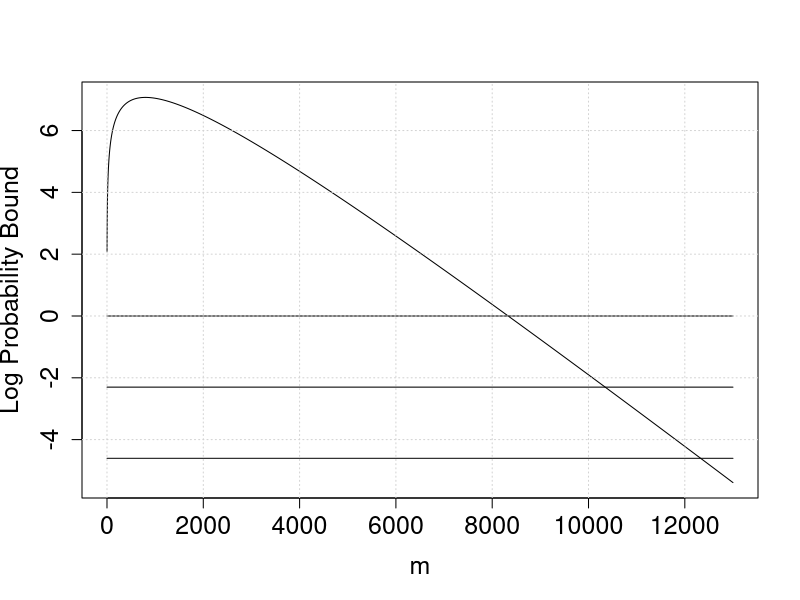
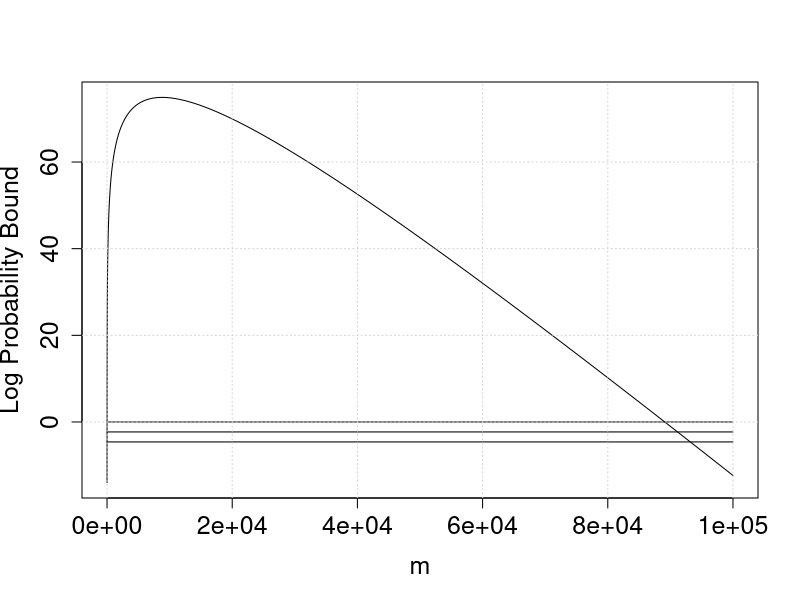
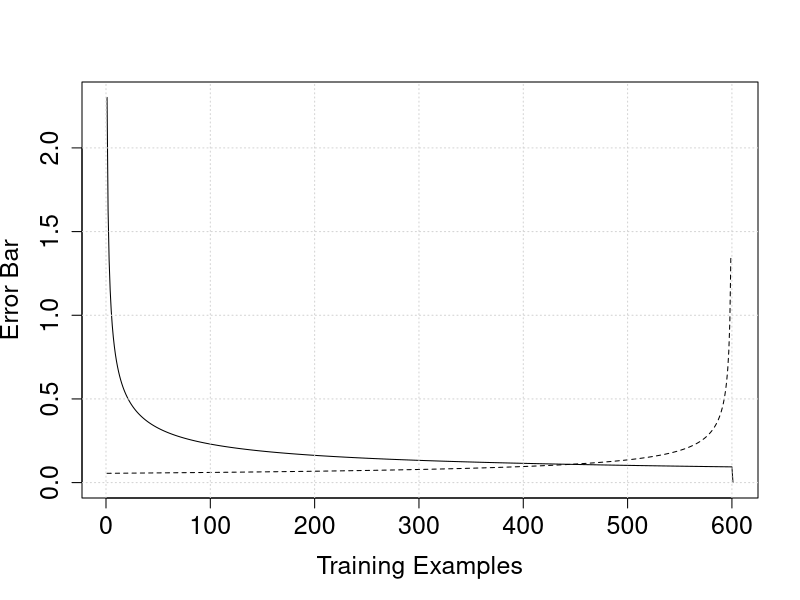
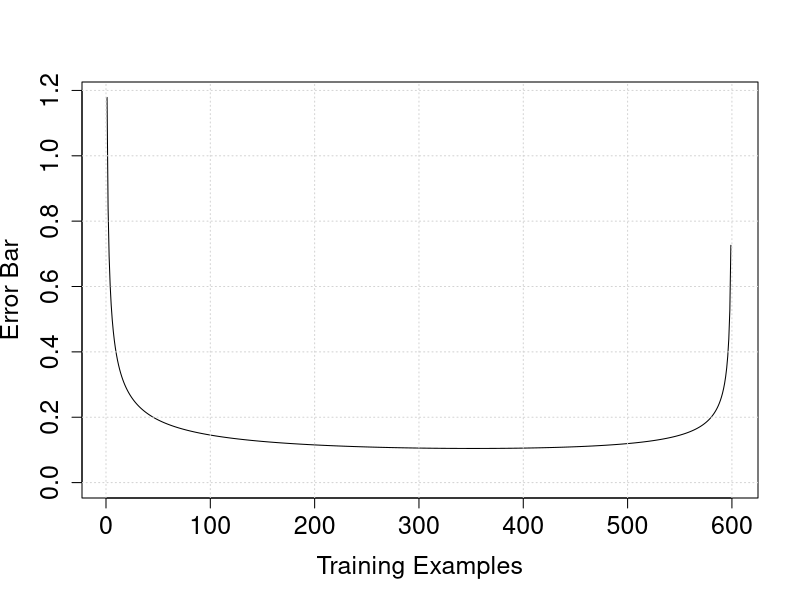

Write R code to recreate these figures, in order.
## Stats 231C - HW 1
## Peter Racioppo

## Problem 3.

e = 2.71828
n = 4
d = n*(n-1)/2 + n + 1
epsilon = 0.1

f_Bound1  <- function(e,m,epsilon){
  Pi_H = m+1
  Exp = 4*exp(-m*epsilon^2/8)
  return(Pi_H*Exp)
}

f_Bound2  <- function(e,m,epsilon){
  Pi_H = (e*m/d)^d
  Exp = 4*exp(-m*epsilon^2/8)
  return(Pi_H*Exp)
}

x1 = 1:13000
Bound1 = x1*0
for(m in x1){
  Bound1[m] = f_Bound1(e,m,epsilon)
}

plot(x1,log(Bound1),type='l',cex.axis=1.5,xlab="",ylab="")
mtext(side=2, line=3, "Log Probability Bound", cex=1.5)
mtext(side=1, line=3, "m", cex=1.5)
lines(x1,x1*log(0+1))
lines(x1,x1*0+log(0.1))
lines(x1,x1*0+log(0.01))
grid()

m_bound1a = which(log(Bound1[5:length(x1)]) < log(1))[1]
m_bound1b = which(log(Bound1[5:length(x1)]) < log(0.1))[1]
m_bound1c = which(log(Bound1[5:length(x1)]) < log(0.01))[1]

m_bound1a # 8,328
m_bound1b # 10,343
m_bound1c # 12,326

# ==================================

x2 = 1:100000
Bound2 = x2*0
for(m in x2){
  Bound2[m] = f_Bound2(e,m,epsilon)
}

plot(x2,log(Bound2),type='l',cex.axis=1.5,xlab="",ylab="")
mtext(side=2, line=3, "Log Probability Bound", cex=1.5)
mtext(side=1, line=3, "m", cex=1.5)
lines(x2,x2*log(0+1))
lines(x2,x2*0+log(0.1))
lines(x2,x2*0+log(0.01))
grid()

m_bound2a = which(log(Bound2[5:length(x2)]) < log(1))[1]
m_bound2b = which(log(Bound2[5:length(x2)]) < log(0.1))[1]
m_bound2c = which(log(Bound2[5:length(x2)]) < log(0.01))[1]

m_bound2a # 89,102
m_bound2b # 91,143
m_bound2c # 93,180

# ==================================
# ==================================

## Problem 4.

H = 1000
N = 600
delta = 0.05
m = 400
f_eL <- function(m,H,delta){
  e_train = sqrt((1/(2*m))*log(2*H/delta))
  e_test = sqrt((1/(2*m))*log(2*1/delta))
  return(c(e_train,e_test))
}

e_train_vec = (0:600)*0
e_test_vec = e_train_vec*0
for(m in 0:600){
  f = f_eL(m,H,delta)
  e_train_vec[m] = f[1]
  e_test_vec[N-m] = f[2]
}

plot(e_train_vec,type='l',cex.axis=1.5,xlab="",ylab="")
lines(e_test_vec,lty=2)
mtext(side=2, line=3, "Error Bar", cex=1.5)
mtext(side=1, line=3, "Training Examples", cex=1.5)
grid()

plot((e_train_vec+e_test_vec)/2,type='l',cex.axis=1.5,xlab="",ylab="")
mtext(side=2, line=3, "Error Bar", cex=1.5)
mtext(side=1, line=3, "Training Examples", cex=1.5)
grid()


